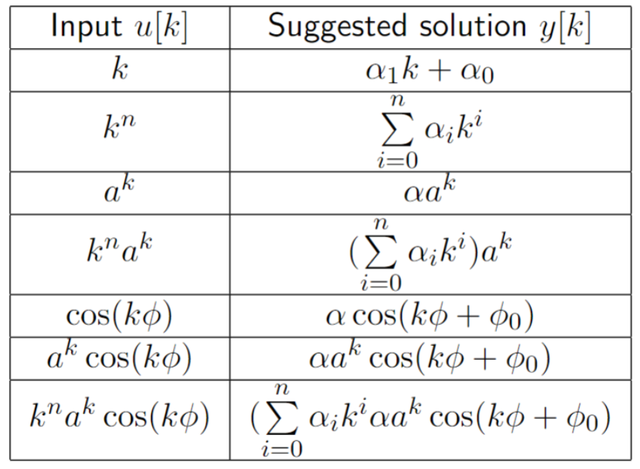
#> input picture ImExamples/Example.png, 640 x 469 px, shrunk from 921 x 674 before the run
$ python Evaluator.py
#> lines starting #> are read from the running program, lines starting #| are printed output that depends on the picture
### Main.py
import numpy as np
import matplotlib.pyplot as plt
import matplotlib.patches as patches
#import random
import copy
import os
#import itertools
import pickle
import time
from PIL import Image

#from scipy.ndimage import gaussian_filter
#from scipy import signal
from skimage import data, io
from skimage import img_as_float
#from skimage.morphology import reconstruction
from skimage.color import rgb2gray
from scipy.signal import find_peaks
from skimage.exposure import histogram
import more_itertools as mit
import math

def Main(file, LogOutput, Complex, Demo, PklOutput, timer = False):
#> called with file = 'Example.png', LogOutput = False, Complex = True, Demo = True, PklOutput = False, timer = False
    s = []
    s.append(time.time()) #0
    image = np.asarray(io.imread("ImExamples/" + file)) #img_as_float
#> image is the input picture: shape (469, 640, 3); mean R, G, B 239.7, 239.7, 239.8
    disp_img = img_as_float(io.imread("ImExamples/" + file))
    Table = (0.3 * image[:, :, 0] + 0.59 * image[:, :, 1] + 0.11 * image[:, :, 2])/255
    if Demo:
        fig, (ax0, ax1) = plt.subplots(nrows=1, ncols=2, figsize=(16,4))
    s.append(time.time()) #1
    height, width = Table.shape
#> height = 469; width = 640
    height = height
    width = width


    HorSlices = []
    VerSlices = []
    EmptyHorSlices = []
    EmptyVerSlices = []
    AllPixels = []
    HorSlices = [None,]* height
    HorSlices = Table
    VerSlices = [None,]* width
    VerSlices = Table.T
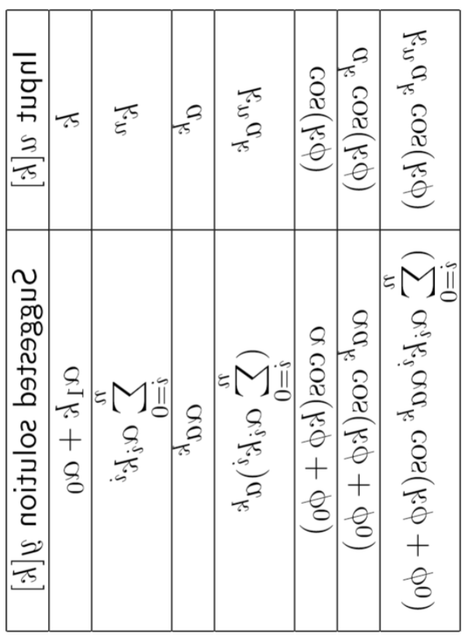
#> VerSlices: shape (640, 469) float64; min 0, max 1, mean 0.94
    VerSlices = list(map(list, VerSlices))
#> VerSlices = 640 items
    HorSlices = list(map(list, HorSlices))
#> HorSlices = 469 items
    MaxHorSlices = list(map(max, HorSlices))
#> MaxHorSlices = 469 values from 1 to 1
    MinHorSlices = list(map(min, HorSlices))
#> MinHorSlices = 469 values, max 1 at index 0, min 0 at index 14, mean 0.184
    MaxVerSlices = list(map(max, VerSlices))
#> MaxVerSlices = 640 values from 1 to 1
    MinVerSlices = list(map(min, VerSlices))
#> MinVerSlices = 640 values, max 1 at index 0, min 0 at index 49, mean 0.155
    DiffHorSlices = np.subtract(MaxHorSlices, MinHorSlices)
#> DiffHorSlices = 469 values, max 1 at index 14, min 0 at index 0, mean 0.816
    DiffVerSlices = np.subtract(MaxVerSlices, MinVerSlices)
#> DiffVerSlices = 640 values, max 1 at index 49, min 0 at index 0, mean 0.845
    EmptyHorSlices = np.where(DiffHorSlices < 0.1)[0].tolist()
#> EmptyHorSlices = [0, 1, 2, 3, 4, 461, 462, 463, 464, 465, 466, 467, 468]
    EmptyVerSlices = np.where(DiffVerSlices < 0.1)[0].tolist()
#> EmptyVerSlices = [0, 1, 2, 3, 4, 5, 6, 7, 8, 633, 634, 635, 636, 637, 638, 639]


    s.append(time.time()) #2


    NegColor = np.amax(Table)
#> NegColor = 1

    VerSums = [1.0 - (1/height)*sum(x) for x in zip(*HorSlices)]
#> VerSums = 640 values, max 0.65 at index 631, min 0 at index 0, mean 0.0598
    HorSums = [1.0 - (1/width)*sum(x) for x in zip(*VerSlices)]
#> HorSums = 469 values, max 0.713 at index 6, min 0 at index 0, mean 0.0598

    PotRowPeakHeight = max(HorSums)*0.5 if max(HorSums)*0.5 > 0.10 else 0.10
#> PotRowPeakHeight = 0.356
    PotColPeakHeight = max(VerSums)*0.5 if max(VerSums)*0.5 > 0.10 else 0.10
#> PotColPeakHeight = 0.325

    PotCol, _ = find_peaks(VerSums, height = PotColPeakHeight)
#> PotCol = [10, 229, 631]
    PotRow, _ = find_peaks(HorSums, height = PotRowPeakHeight)
#> PotRow = [6, 48, 91, 171, 214, 294, 337, 380, 460]

    PotCol2 = []
    PotRow2 = []
    s.append(time.time()) #3

    for index in range(len(PotCol)):
        PotColPeaks, _ = find_peaks(VerSlices[PotCol[index]], height = min(VerSlices[PotCol[index]]) + (max(VerSlices[PotCol[index]])-min(VerSlices[PotCol[index]]))*0.5)
        PotColPeaks = list(set(PotColPeaks)-set(EmptyHorSlices)-set(PotRow))
        if len(PotColPeaks) == 0:
            PotCol2.append(PotCol[index])
        else:
            pass
#> this loop made 3 passes
#> after the loop, PotCol2 = [10, 229, 631]


    for index in range(len(PotRow)):
        PotRowPeaks, _ = find_peaks(HorSlices[PotRow[index]], height = min(HorSlices[PotRow[index]]) + (max(HorSlices[PotRow[index]])-min(HorSlices[PotRow[index]]))*0.5)
        PotRowPeaks = list(set(PotRowPeaks)-set(EmptyVerSlices)-set(PotCol))
        if len(PotRowPeaks) == 0:
            PotRow2.append(PotRow[index])
        else:
            pass
#> this loop made 9 passes
#> PotRowPeaks on passes 1 to 9: [8], [8, 633], [8, 633], [8, 633], [8, 633], [8, 633], [8, 633], [8, 633], [632]
#> after the loop, PotRow2 = [6, 48, 91, 171, 214, 294, 337, 380]
    s.append(time.time()) #4


    Columns = PotCol2
#> Columns = [10, 229, 631]
    Rows = PotRow2
#> Rows = [6, 48, 91, 171, 214, 294, 337, 380]
    DroppedCols = list(set(PotColPeaks)-set(Columns))
#> DroppedCols = []
    DroppedRows = list(set(PotRowPeaks)-set(Rows))
#> DroppedRows = [632]

    VerSums2 = copy.deepcopy(VerSums)
#> VerSums2 has the same summary as VerSums
    HorSums2 = copy.deepcopy(HorSums)
#> HorSums2 has the same summary as HorSums
    ColumnWidth = 5 #On Both sides => Actual Width = ColumnWidth*2 + 1
    RowWidth = 5
    for x in Columns:
        VerSums2[x] = 0
        for x2 in range(ColumnWidth):
            try:
                VerSums2[x - x2] = 0
                VerSums2[x + x2] = 0
            except:
                pass
#> this loop made 3 passes
#> x on passes 1 to 3: 10, 229, 631
#> after the loop, VerSums2 = 640 values, max 0.164 at index 393, min 0 at index 0, mean 0.0537
    for x in Rows:
        HorSums[x] = 0
        for x2 in range(RowWidth):
            try:
                HorSums2[x - x2] = 0
                HorSums2[x + x2] = 0
            except:
                pass
#> this loop made 8 passes
#> x on passes 1 to 8: 6, 48, 91, 171, 214, 294, 337, 380
#> after the loop, HorSums = 469 values, max 0.658 at index 460, min 0 at index 0, mean 0.049; HorSums2 = 469 values, max 0.658 at index 460, min 0 at index 0, mean 0.0383
    s.append(time.time()) #5


    VerSums7 = []
    HorSums7 = []
    VerSums4 = copy.deepcopy(VerSums2)
#> VerSums4 has the same summary as VerSums2
    HorSums4 = copy.deepcopy(HorSums2)
#> HorSums4 has the same summary as HorSums2

    Zeroes = [i for i, x in enumerate(HorSums2) if x == 0]
#> Zeroes = 80 values from 0 to 468
    Zeroes = list(np.ediff1d(Zeroes))
#> Zeroes = 79 values, max 78 at index 73, min 1 at index 0, mean 5.92
    Zeroes = list(set(Zeroes))
#> Zeroes = [1, 34, 35, 2, 72, 78]
    Zeroes.sort()
    #Determining Charachterwidth by using the height of charachter lines from HorSums
    CharachterWidth = math.floor(0.75*Zeroes[1])
#> CharachterWidth = 1
    Fac2 = 1.50
    VerSums5 = []
    HorSums5 = []
    if len(Columns) != 0:
        VerSums5.append(VerSums4[:Columns[0]])
    for index in range(len(Columns)-1):
        VerSums5.append(VerSums4[Columns[index]:Columns[index+1]])
#> this loop made 2 passes
#> after the loop, VerSums5 = 3 items
    for index in range(len(Rows) - 1):
        HorSums5.append(HorSums4[Rows[index]:Rows[index+1]])
#> this loop made 7 passes
#> after the loop, HorSums5 = 7 items
    if len(Rows) != 0:
        HorSums5.append(HorSums4[Rows[-1]:])
    if len(Columns) != 0:
        VerSums5.append(VerSums4[Columns[-1]:])
    else:
        VerSums5 = copy.deepcopy(VerSums4)
    if len(Rows) != 0:
        for SubList in HorSums5:
            HStep2 = math.floor(Fac2 * len(SubList))
            HStep2 = 3 if HStep2 == 0 else HStep2
            for index in range(0, len(SubList) - HStep2, HStep2):
                Sum = 0
                for index2 in range(0, HStep2):
                    Sum += SubList[index + index2]
                HorSums7.append(Sum/HStep2)
#> this loop made 8 passes
#> HStep2 on passes 1 to 8: 63, 64, 120, 64, 120, 64, 64, 133
#> after the loop, HorSums7 = []
    s.append(time.time()) #6


    Peaks7 = []
    NPeaks7 = []
    if len(Columns) != 0:
        trail7 = len(VerSums7)
        VerSumsT = []
        if len(VerSums5[1]) < 1.5 * CharachterWidth:
            VerSums5 = VerSums5[1:]
        if len(VerSums5[-1]) < 1.5 * CharachterWidth:
            VerSums5 = VerSums5[:-1]
        for SubList in VerSums5:
            SubList7 = []
            VStep2 = math.floor(Fac2 * CharachterWidth)
            VStep2 = 3 if VStep2 == 0 else VStep2
            for index in range(0, len(SubList) - VStep2, VStep2):
                Sum = 0
                for index2 in range(0, VStep2):
                    Sum += SubList[index + index2]
                SubList7.append(Sum/VStep2)

            MinSubList7 = 0 if len(SubList7) == 0 else min(SubList7)
            MaxSubList7 = 0 if len(SubList7) == 0 else max(SubList7)
            SubList7.insert(0, MinSubList7)
            SubList7.append(MinSubList7)
            TNPeaks7 = []
            if len(SubList) < 2.5*CharachterWidth:
                TNPeaks7 += [math.floor(len(SubList7)/2), ]
            TPeaks7, _ = find_peaks(SubList7, height = MinSubList7 + 0.5*(MaxSubList7 - MinSubList7))
            for index in range(len(TPeaks7)):
                TPeaks7[index] = TPeaks7[index] + trail7
            for index in range(len(TNPeaks7)):
                TNPeaks7[index] = TNPeaks7[index] + trail7
            NPeaks7 += TNPeaks7
            Peaks7 = Peaks7 + list(TPeaks7)

            VerSums7 = VerSums7 + SubList7
            VerSumsT += [SubList7, ]
            trail7 += len(SubList7)
#> this loop made 4 passes
#> (MaxSubList7, VerSumsT, trail7) on pass 1: (0, [[0, 0, 0, 0, 0, 0, 0, 0, 0, 0, 0]], 11)
#> (MaxSubList7, Peaks7, trail7) on pass 2: (0.158, [92, 108, 117, 127, 135, 159, 171, 187], 231)
#> after the loop, NPeaks7 = []; Peaks7 = 31 values from 92 to 591; VerSums7 = 644 values, max 0.164 at index 396, min 0 at index 0, mean 0.0534; VerSumsT = 4 items; trail7 = 644
        VerSums7.insert(0, min(VerSums7))
        VerSums7.append(min(VerSums7))
    else:
        VStep2 = math.floor(Fac2 * CharachterWidth)
        VStep2 = 3 if VStep2 == 0 else VStep2
        for index in range(0, len(VerSums5) - VStep2, VStep2):
            Sum = 0
            for index2 in range(0, VStep2):
                Sum += VerSums5[index + index2]
            VerSums7.append(Sum/VStep2)
        Peaks7, _ = find_peaks(VerSums7, min(VerSums7) + 0.5*(max(VerSums7) - min(VerSums7)))
        VerSums7.insert(0, min(VerSums7))
        VerSums7.append(min(VerSums7))
    s.append(time.time()) #7


    #Peaks2, _ = find_peaks(VerSums3, height = 0.5*max(VerSums3))

    Slice = True
    NPeaks7, _ = find_peaks(VerSums7, height = 0.5*max(VerSums7))
#> NPeaks7 = 31 values from 93 to 592
    if Demo:
        rect2 = patches.Rectangle((200, 15), 40, 30, linewidth = 1, edgecolor = "red", fill = False)
        rect = patches.Rectangle((20, 15), 40, 30, linewidth = 1, edgecolor = 'r', fill = False)
        ax0.imshow(disp_img, vmin=image.min(), vmax=image.max(), cmap='gray')
        # [23 lines of commented-out code are left out]


        ax0.set_xlabel(file)
        ax1.plot(VerSums7, color = "black")
        ax1.set_ylim(0, 2*max(VerSums7))
        XPeaks, _ = find_peaks(VerSums7, height = 0.5*(max(VerSums7) - min(VerSums7)) + min(VerSums7))
#> XPeaks = 31 values from 93 to 592
        ax1.set_xlabel("VerSums")
        for x in NPeaks7:
            ax1.plot(x, VerSums7[x], "x", color = "blue")
#> this loop made 31 passes
#> x on passes 1 to 12: 93, 109, 118, 128, 136, 160, 172, 188, 327, 359, 373, 375
        # [12 lines of commented-out code are left out]
    if Demo:
        plt.show()
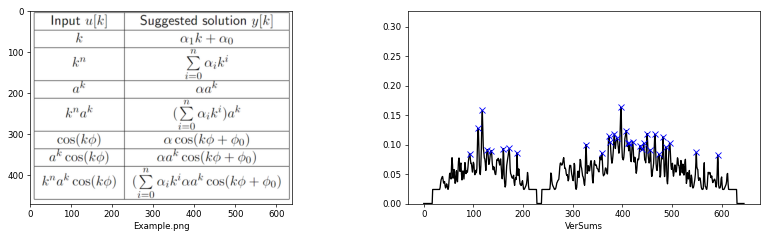
#> figure drawn by matplotlib, 2 panels; panel 2: curve peaks at x = 397, y = 0.164
        fig.tight_layout()

    if timer:
        pickle.dump(np.diff(s), open("Times.pkl", "wb+"))
    Output = "%02d" % len(NPeaks7)
#> Output = '31'
    return Output

### Evaluator.py
import numpy as np
import sys
import matplotlib.pyplot as plt
import matplotlib.patches
import random
import copy
import itertools
import pickle
import time

from scipy.ndimage import gaussian_filter
from scipy import signal
from skimage import data, io
from skimage import img_as_float
from skimage.morphology import reconstruction
from skimage.color import rgb2gray
from scipy.signal import find_peaks
from skimage.exposure import histogram
import more_itertools as mit
import math

#Main(file, LogOutput, Complex, Demo, PklOutput)
from Main import Main
Outputs = []
Files = ["Example.png", "Example3.png", "Example4.png", "Example5.png", "Example6.png", "Example7.png", "Example8.png", "Example9.png", "Example10.png", "Example11.png", "Example12.png", "Example13.png", "Example14.png", "Example15.png", "Example16.png"]

FilestoRun = Files[0]

Answers = ["02 08", "03 11", "02 10", "04 05", "02 05", "04 00", "03 07", "03 04", "03 00", "10 00", "05 09", "03 06", "03 06", "02 02", "02 02"]
CompleteEvaluation = False
ConsoleOutput = True
Failures = []

if type(FilestoRun) == str:
    FilestoRun = [FilestoRun, ]
print(FilestoRun)

if len(FilestoRun) == 1:
    Output = Main(FilestoRun[0],  False, True, True, False)
#> Output = '31'
else:
    sys.stdout.write("Show Results? (y/n)")
    sys.stdout.flush()
    showResult = input()
    showResult = True if showResult == "y" else False
    for file in FilestoRun:
        #sys.stdout.write("\n" + str(file) +  "\tPROCESSING")
        #sys.stdout.flush()
        try:
            t_begin = time.time()
            Output = Main(file, False, True, showResult, False, True)
            t_end = time.time()
            print("SNATCHED FROM PKL: ", list(pickle.load(open("Times.pkl", "rb"))))
            print("\n")
            if Output == Answers[Files.index(file)][0:2]:
                result = "SUCCES"
            elif Answers[Files.index(file)] == "COMPLEX":
                result = "COMPLEX"
            else:
                result = "FAILURE"
            # [8 lines of commented-out code are left out]
        except:
            sys.stdout.write("\r" + str(file) + "\tERROR    ")
            sys.stdout.flush()
# [35 lines of commented-out code are left out]

$ run again, with ImExamples/Text.png copied over ImExamples/Example.png
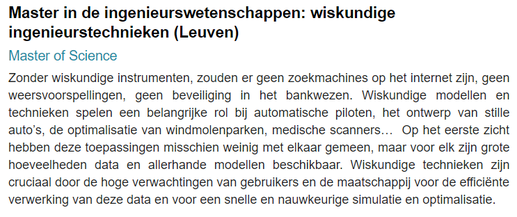
#> input picture ImExamples/Text.png, 517 x 217 px, shrunk from 743 x 312 before the run
#> in Main, image is the input picture: shape (217, 517, 3); mean R, G, B 228.5, 228.9, 229
#> in Main, `VerSlices = Table.T`:
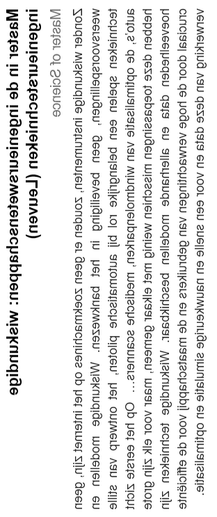
#> VerSlices: shape (517, 217) float64; min 0, max 1, mean 0.897
#> in Main, `VerSlices = list(map(list, VerSlices))`: VerSlices = 517 items
#> HorSlices = 217 items
#> MaxHorSlices = 217 values from 1 to 1
#> MinHorSlices = 217 values, max 1 at index 0, min 0 at index 7, mean 0.477
#> MaxVerSlices = 517 values from 1 to 1
#> MinVerSlices = 517 values, max 1 at index 0, min 0 at index 10, mean 0.12
#> DiffHorSlices = 217 values, max 1 at index 7, min 0 at index 0, mean 0.523
#> DiffVerSlices = 517 values, max 1 at index 10, min 0 at index 0, mean 0.88
#> EmptyHorSlices = 73 values from 0 to 216
#> EmptyVerSlices = [0, 1, 2, 3, 4, 5, 6, 7, 510, 511, 512, 513, 514, 515, 516]
#> NegColor = 1
#> VerSums = 517 values, max 0.243 at index 10, min 0 at index 0, mean 0.103
#> HorSums = 217 values, max 0.403 at index 10, min 0 at index 0, mean 0.103
#> PotRowPeakHeight = 0.202
#> PotColPeakHeight = 0.122
#> PotCol = 80 values from 10 to 504
#> PotRow = 30 values from 10 to 202
#> the loop in Main, `for index in range(len(PotCol)):` made 80 passes
#> PotColPeaks on pass 13: [195, 100, 134, 9, 204, 187, 18, 179, 117, 152, 91, 28, 184]
#> after the loop in Main, `for index in range(len(PotCol)):`: PotCol2 = []
#> the loop in Main, `for index in range(len(PotRow)):` made 30 passes
#> DroppedCols = [161, 100, 135, 74, 91, 109, 143, 178, 83, 181, 117, 183, 152, 187, 126]
#> DroppedRows = 127 values, max 492 at index 120, min 9 at index 3, mean 264.4
#> VerSums2 has the same summary as VerSums
#> HorSums2 has the same summary as HorSums
#> VerSums4 has the same summary as VerSums
#> HorSums4 has the same summary as HorSums
#> in Main, `Zeroes = [i for i, x in enumerate(HorSums2) if x == 0]`: Zeroes = 31 values from 0 to 216
#> in Main, `Zeroes = list(np.ediff1d(Zeroes))`: Zeroes = 30 values, max 41 at index 3, min 1 at index 0, mean 7.2
#> in Main, `Zeroes = list(set(Zeroes))`: Zeroes = [1, 2, 33, 41, 16, 17]
#> CharachterWidth = 1
#> after the loop in Main, `for index in range(len(Columns)-1):`: VerSums5 = []
#> in Main, `VerSums5 = copy.deepcopy(VerSums4)`: VerSums5 has the same summary as VerSums
#> VStep2 = 1
#> after the loop in Main, `for index in range(0, len(VerSums5) - VStep2, VStep2):`: VerSums7 = 516 values, max 0.243 at index 10, min 0 at index 0, mean 0.103
#> Peaks7 = 80 values from 10 to 504
#> NPeaks7 = 80 values from 11 to 505
#> the loop in Main, `for x in NPeaks7:` made 80 passes
#> x on passes 1 to 8: 11, 14, 17, 21, 25, 28, 31, 34
#> in Main, `plt.show()`:
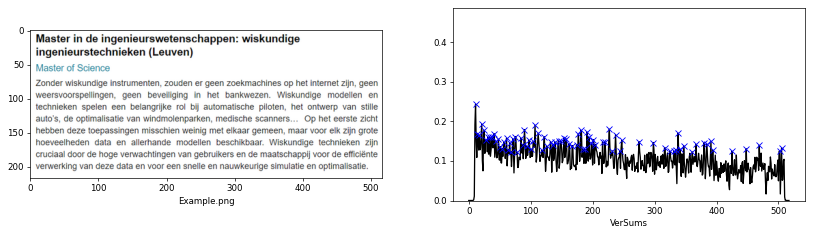
#> figure drawn by matplotlib, 2 panels; panel 2: curve peaks at x = 11, y = 0.243
#> in Main, `Output = "%02d" % len(NPeaks7)`: Output = '80'
